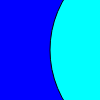
Frame 1 (no input)
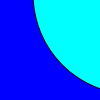
Frame 60 (no input)
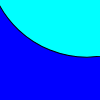
Frame 120 (the mouse pressed at the canvas centre since frame 60)

The p5.js sketch that drew these frames (run headless with seeded random() and noise() and a simulated clock; from frame 60 on, the mouse is pressed at the canvas centre):

// p5.js sketch
// ── sketch.js
let drehwinkel = 0;


function setup() {
  createCanvas(width, height);
}

function draw() {
  background(220);

  push    ();
  rectMode(CENTER); // um die Mitte des Rechtecks als Bezugspunkt zu verwenden
  // Koordinatensystem verschoben und rotiert
  translate(width / 2, height / 2);
  rotate(drehwinkel);
  fill(0, 0, 255);
  rect(0, 0, 200, 200);
  pop     ();


    push    ();
  // Koordinatensystem verschoben und rotiert
  translate(width / 2, height / 2);
  rotate(-drehwinkel*2);
  fill(0, 255, 255);
  circle(100, 0, 200, 200);
  pop     ();

  // Koordinatenszystem nach dem pop-Befehl wiederhergestellt



    drehwinkel = drehwinkel + 0.005;

}
